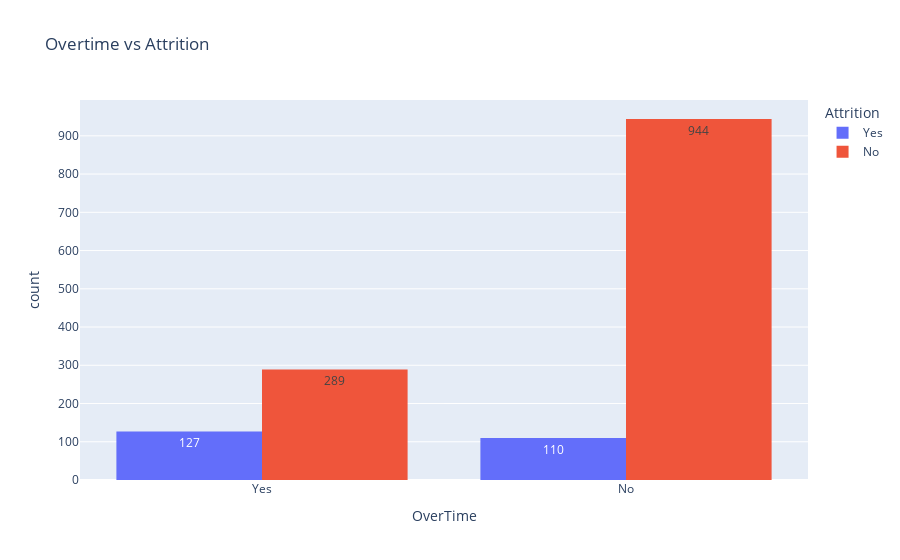

This figure's notebook cell:
### Markdown cell above
Step 5: Overtime & Burnout Factor

### Code cell
fig = px.histogram(df, x="OverTime", color="Attrition", barmode="group",
                   title="Overtime vs Attrition", text_auto=True)
fig.show()

### Figure 1 — Plotly figure (JSON) as saved in the notebook; plotly's stock layout.template omitted (floating-point values rounded to 4 significant figures; data arrays with more than 128 entries replaced by an {"elided": "..."} marker saying what was removed)
{"data": [{"alignmentgroup": "True", "bingroup": "x", "hovertemplate": "Attrition=Yes<br>OverTime=%{x}<br>count=%{y}<extra></extra>", "legendgroup": "Yes", "marker": {"color": "#636efa", "pattern": {"shape": ""}}, "name": "Yes", "offsetgroup": "Yes", "orientation": "v", "showlegend": true, "texttemplate": "%{value}", "type": "histogram", "x": {"elided": "237 str values"}, "xaxis": "x", "yaxis": "y"}, {"alignmentgroup": "True", "bingroup": "x", "hovertemplate": "Attrition=No<br>OverTime=%{x}<br>count=%{y}<extra></extra>", "legendgroup": "No", "marker": {"color": "#EF553B", "pattern": {"shape": ""}}, "name": "No", "offsetgroup": "No", "orientation": "v", "showlegend": true, "texttemplate": "%{value}", "type": "histogram", "x": {"elided": "1233 str values"}, "xaxis": "x", "yaxis": "y"}], "layout": {"autosize": true, "barmode": "group", "legend": {"title": {"text": "Attrition"}, "tracegroupgap": 0}, "title": {"text": "Overtime vs Attrition"}, "xaxis": {"anchor": "y", "autorange": true, "domain": [0, 1], "range": [-0.5, 1.5], "title": {"text": "OverTime"}, "type": "category"}, "yaxis": {"anchor": "x", "autorange": true, "domain": [0, 1], "range": [0, 993.7], "title": {"text": "count"}}}}
